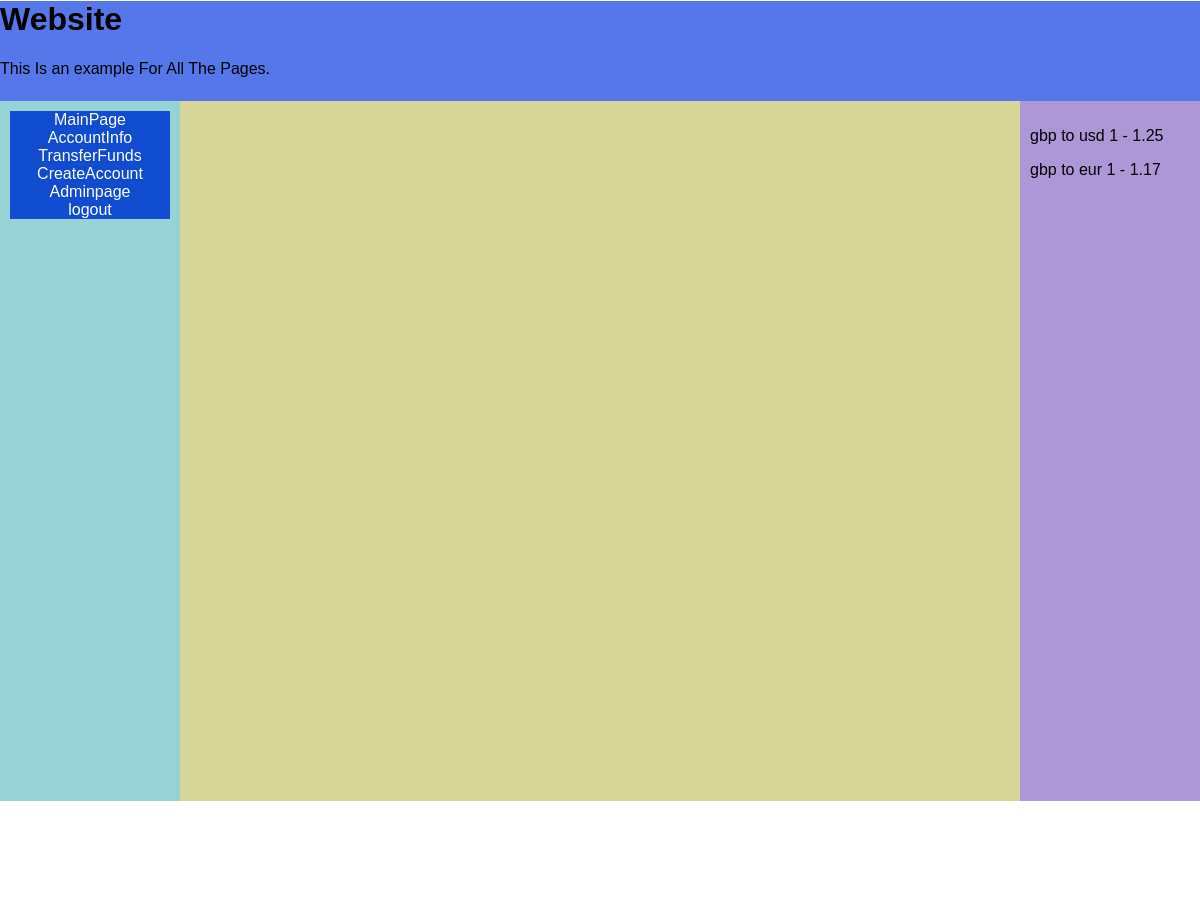
Screenshot of /pages/accountinfo.php (signed in) with the database file from the repository.
### tables this page shows
CREATE TABLE "Currency" (
	"CurrencyId"	INTEGER NOT NULL UNIQUE,
	"Togbp"	REAL NOT NULL,
	"name"	TEXT NOT NULL,
	PRIMARY KEY("CurrencyId")
);

### pages/accountinfo.php (the view, shortened to what this page needs)
<!DOCTYPE html>
<html lang="en">
<head>
<link rel="stylesheet" href="../css/thecss.css">
</head>
<body>
<?php
include '../assets/headerbar.php';
?>
<div class = "row">
  <?php
  include '../assets/left_sidebar.php';
  ?>
  <div class = "column centre">
    <?php
    $db = new SQLite3('../db/db.db');
    ?>
  </div>
  <div class = "column right">
  <?php
    $sql = "SELECT Togbp,name From Currency where CurrencyId > 1";
    $results = $db->query($sql);
    $result = $results->fetchArray();
    while($result != False){
      echo "<p> gbp to ".$result["name"]."  1 - ".$result["Togbp"]."</p>";
      $result = $results->fetchArray();
    }
    ?>
  </div>
</div>
</body>
</html>

### assets/headerbar.php (shortened to what this page needs)
<!DOCTYPE html>
<html lang="en">
<head>
<link rel="stylesheet" href="../css/thecss.css">
</head>
<div class = "headerbar">
  <h1>Website</h1>
  <p>This Is an example For All The Pages.</p>
</div>

### assets/left_sidebar.php (shortened to what this page needs)
<!DOCTYPE html>
<html lang="en">
<head>
<link rel="stylesheet" href="../css/thecss.css">
</head>
<div class = "column left">
  <a href="mainpage.php" class = "button">MainPage </a>
  <a href="accountinfo.php" class = "button">AccountInfo </a>
  <a href="TransferFunds.php" class = "button">TransferFunds </a>
  <a href="createaccount.php" class = "button">CreateAccount</a>
  <a href="adminpage.php" class = "button">Adminpage</a>
  <a href="logout.php" class = "button">logout</a>
  </div>

### css/thecss.css (style rules this page uses)
html, body { height: 100%; width: 100%; margin: 0px; }
.headerbar { margin-top: -20px; width: 100%; background-color: #5577e9; overflow: show; height:100px; }
.row { height: 100%; padding-top: 0px; }
.row:after { content: ""; display: table; clear: both; }
.column { float: left; padding: 10px; max-width: 100%; height: calc(100% - 100px); }
.left { background-color: #97d2d6; width: 15%; }
.centre { background-color: #d5d697; width: 70%; }
.right { background-color: #ad97d6; width: 15%; }
.button { background-color: #0f4ccf; border: none; color: white; padding:0; text-align: center; text-decoration: none; display: inline-block; font-size: 16px; transition-duration: 0.2s; width: 100%; }

### pages/accountinfo.php (style rules this page uses)
* { box-sizing: border-box; }
body { font-family: Arial, Helvetica, sans-serif; }

### assets/headerbar.php (style rules this page uses)
* { box-sizing: border-box; }
body { font-family: Arial, Helvetica, sans-serif; }

### assets/left_sidebar.php (style rules this page uses)
* { box-sizing: border-box; }
body { font-family: Arial, Helvetica, sans-serif; }

### rows the page displays
currency: name "usd", Togbp "1.25"
currency: name "eur", Togbp "1.17"
